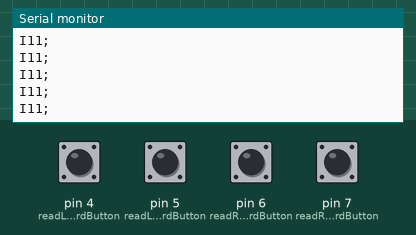
Recording of a sketch running on a simulated Arduino Uno, built with avr-gcc and run on an emulated ATmega328P. On the bench: the last lines printed to the serial monitor. The test bench sets the inputs (shaded band); at power-on: pin 4 (readLForwardButton), pin 5 (readLBackwardButton), pin 6 (readRForwardButton), pin 7 (readRBackwardButton) LOW. No radio packets arrive unless stated.

Above: at 1.4 s.
1.5 s: pin 4 (readLForwardButton) pulled HIGH for 0.35 s
At 1.72 s:
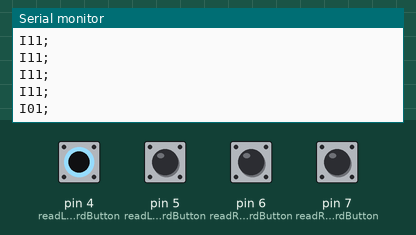
3.3 s: pin 5 (readLBackwardButton) pulled HIGH for 0.35 s
At 3.53 s:
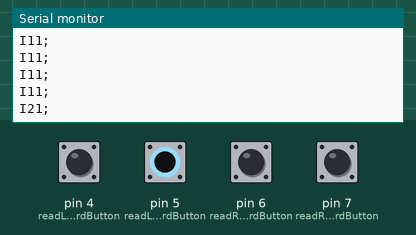
5.1 s: pin 6 (readRForwardButton) pulled HIGH for 0.35 s
At 5.34 s:
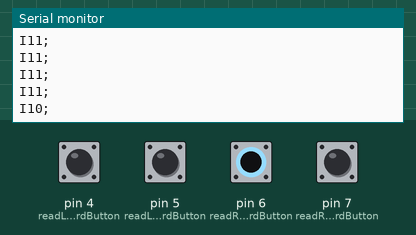
6.9 s: pin 7 (readRBackwardButton) pulled HIGH for 0.35 s
At 7.15 s:
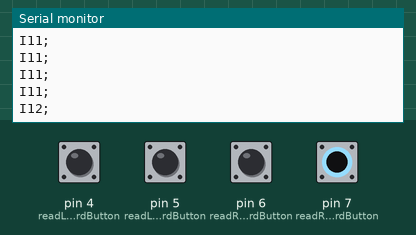
Timing chart, 0 to 9.7 s (numbered marks = the images above; inputs shaded):
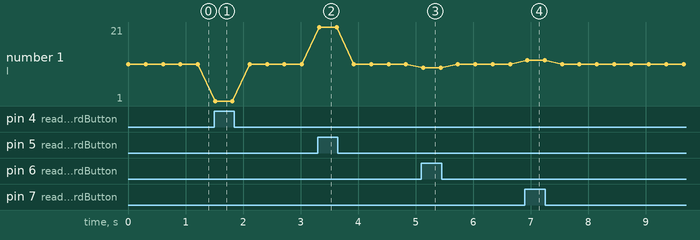

Measured:
- after the input at 1.5 s, the serial monitor: prints a new line at once (image 1)
- after the input at 3.3 s, the serial monitor: prints a new line at once (image 2)
- after the input at 5.1 s, the serial monitor: prints a new line at once (image 3)
- after the input at 6.9 s, the serial monitor: prints a new line at once (image 4)

The sketch:

ServerB12.ino
```cpp
#include <SPI.h>
#include "RF24.h"

//0遙控 1互動

RF24 rf24(9, 10); // CE腳, CSN腳
const byte addr[] = "BNode";
byte pipe = 1;  // 指定通道編號
const int readLForwardButton = 4;
const int readLBackwardButton = 5;
const int readRForwardButton = 6;
const int readRBackwardButton = 7;
int ToOtherRight = 1;
int ToOtherLeft = 1;

void setup() {
  Serial.begin(115200);
  rf24.begin();
  rf24.setChannel(115);       // 設定頻道編號
  rf24.openWritingPipe(addr); // 設定通道位址
  rf24.setPALevel(RF24_PA_MAX);   // 設定廣播功率
  rf24.setDataRate(RF24_250KBPS); // 設定傳輸速率
  rf24.stopListening();       // 停止偵聽；設定成發射模式

  pinMode(readLForwardButton, INPUT);
  pinMode(readLBackwardButton, INPUT);
  pinMode(readRForwardButton, INPUT);
  pinMode(readRBackwardButton, INPUT);
}

void loop() {
  ToOtherLeft = directionDetect(readLForwardButton, readLBackwardButton);
  ToOtherRight =  directionDetect(readRForwardButton, readRBackwardButton);
  //  Serial.print("Left:\t");
  //  Serial.print(ToOtherLeft);
  //  Serial.print("\tRight:\t");
  //  Serial.println(ToOtherRight);
  Send(ToOtherLeft, ToOtherRight);
}
void Send(int toLeft, int toRight) {
  char msg[16] = "0";
  msg[0] = 'I'; //互動
  msg[1] = char(toLeft % 10) + '0';
  msg[2] = char(toRight % 10) + '0';
  msg[3] = ';';
  Serial.println(msg);
  rf24.write(&msg, sizeof(msg));
  delay(300);
}
int directionDetect(int F, int B) {
  int direction = 0;    //0後退 1不動 2前進
  int forward = digitalRead(F);
  int backward = digitalRead(B);
  if (forward == 0 && backward == 0) {
    direction = 1;
    //Serial.println("不動");
  }
  else if (forward == 1) {
    direction = 0;
    //Serial.println("前進");
  }
  else if (backward == 1) {
    direction = 2;
    //Serial.println("退後");
  }
  return direction;
}
```
